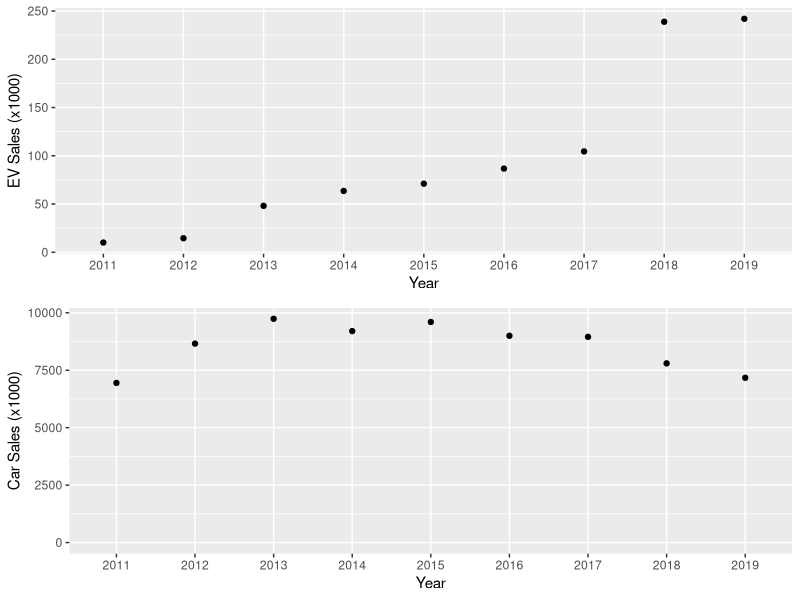
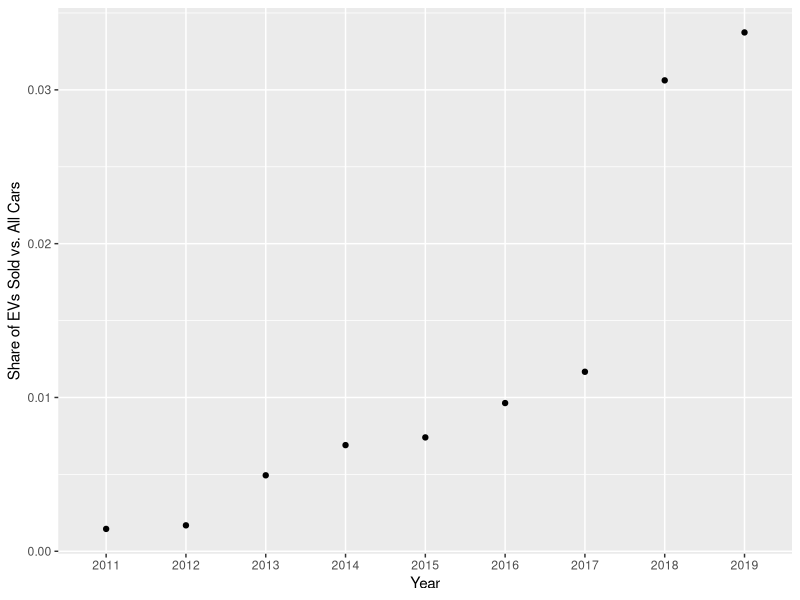
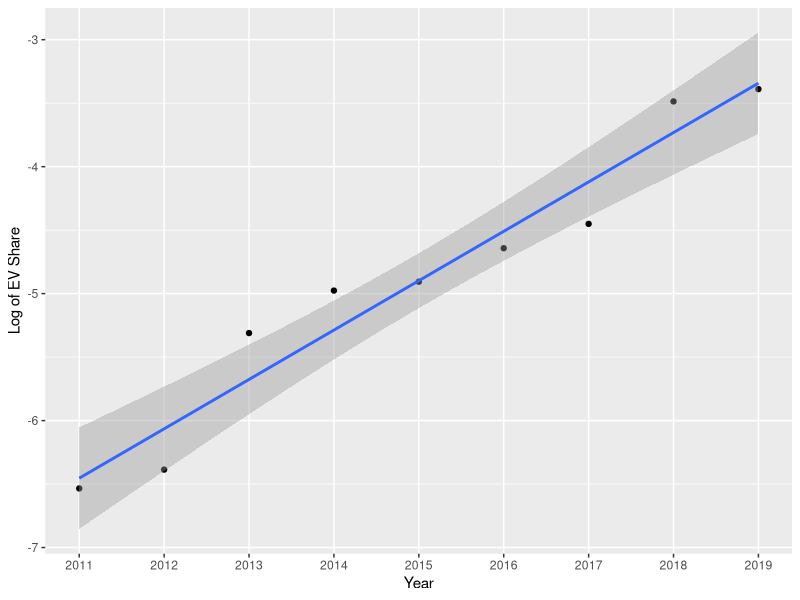
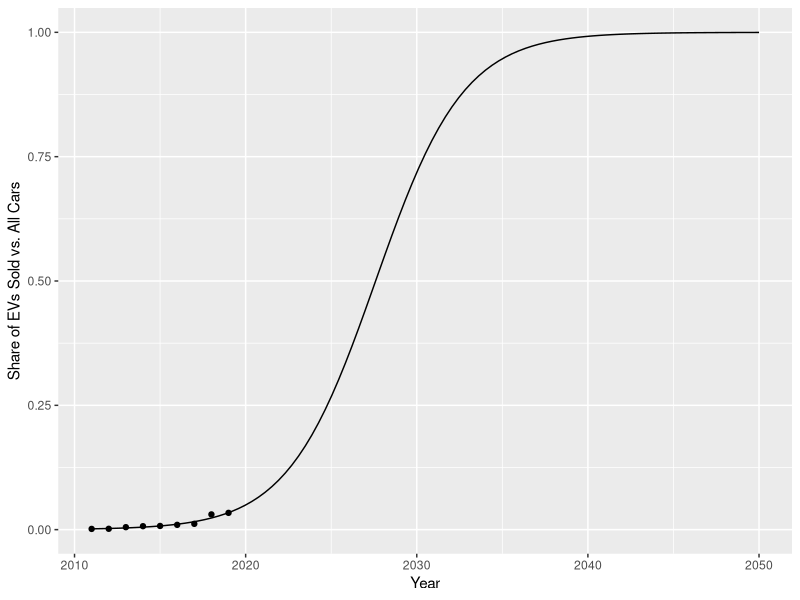

Generate these figures, in order, with R:
## ---- chunk 1
knitr::opts_chunk$set(
	echo = FALSE,
	message = FALSE,
	warning = FALSE
)

library(tidyverse)
library(gridExtra)
## ---- chunk 2
cars <- read_csv("HW1/data/table_export.csv") %>% 
	mutate(`Model Year` = as.integer(`Model Year`),
				 `Production (000)` = as.integer(`Production (000)`)) %>% 
	filter(`Regulatory Class` == "Car",
				 `Vehicle Type` == "All Car",
				 Manufacturer == "All",
				 `Model Year` %in% 2011:2019) %>% 
	mutate(`Model Year` = as.character(`Model Year`))

evs <- read_csv("HW1/data/10567_pev_sales_2-28-20.csv") %>% 
	filter(Type == "EV") %>% 
	select(-Vehicle, -Type) %>% 
	colSums() %>% 
	{tibble(Year = names(.),
					EVs = .)} 
## ---- chunk 3
ev_plot <- evs %>% 
	ggplot(aes(x = Year, y = EVs/1000)) +
	geom_point() +
	ylab("EV Sales (x1000)")

cars_plot <- cars  %>% 
	ggplot(aes(x = `Model Year`, y = `Production (000)`)) +
	geom_point() +
	ylim(c(0, NA)) +
	labs(x = "Year",
			 y = "Car Sales (x1000)")

grid.arrange(ev_plot, cars_plot, ncol = 1)
## ---- chunk 4
evshare <- cars %>% 
	transmute(Year = `Model Year`,
						Cars = `Production (000)` * 1000) %>% 
	left_join(evs, by = "Year") %>% 
	mutate(ev_share = EVs / Cars)

evshare %>% 
	ggplot(aes(x = Year, y = ev_share)) +
	geom_point() +
	ylab("Share of EVs Sold vs. All Cars")
## ---- chunk 5
logevshare <- evshare %>% 
	mutate(logshare = log(ev_share),
				 Year = as.numeric(Year))

fitline <- lm(logshare~Year, logevshare)

logevshare %>% 
	ggplot(aes(x = Year, y = logshare)) +
	geom_point() +
	geom_smooth(method = 'lm') +
	scale_x_continuous(
		breaks = min(logevshare$Year):max(logevshare$Year)) +
	theme(panel.grid.minor.x = element_blank()) +
	ylab("Log of EV Share")
## ---- chunk 6
a <- fitline$coefficients["(Intercept)"]
b <- fitline$coefficients["Year"]

growthfun <- function(x){
	exp(a+b*x)/(1+exp(a+b*x))
}

evshare %>%
	mutate(Year = as.numeric(Year)) %>% 
	ggplot(aes(x = Year, y = ev_share)) +
	geom_point() +
	geom_function(fun = growthfun) +
	xlim(NA,2050) +
	ylab("Share of EVs Sold vs. All Cars")
## ---- chunk 7
time_at_share <- function(share){
	(log(share/(1-share)) - a) / b
}
